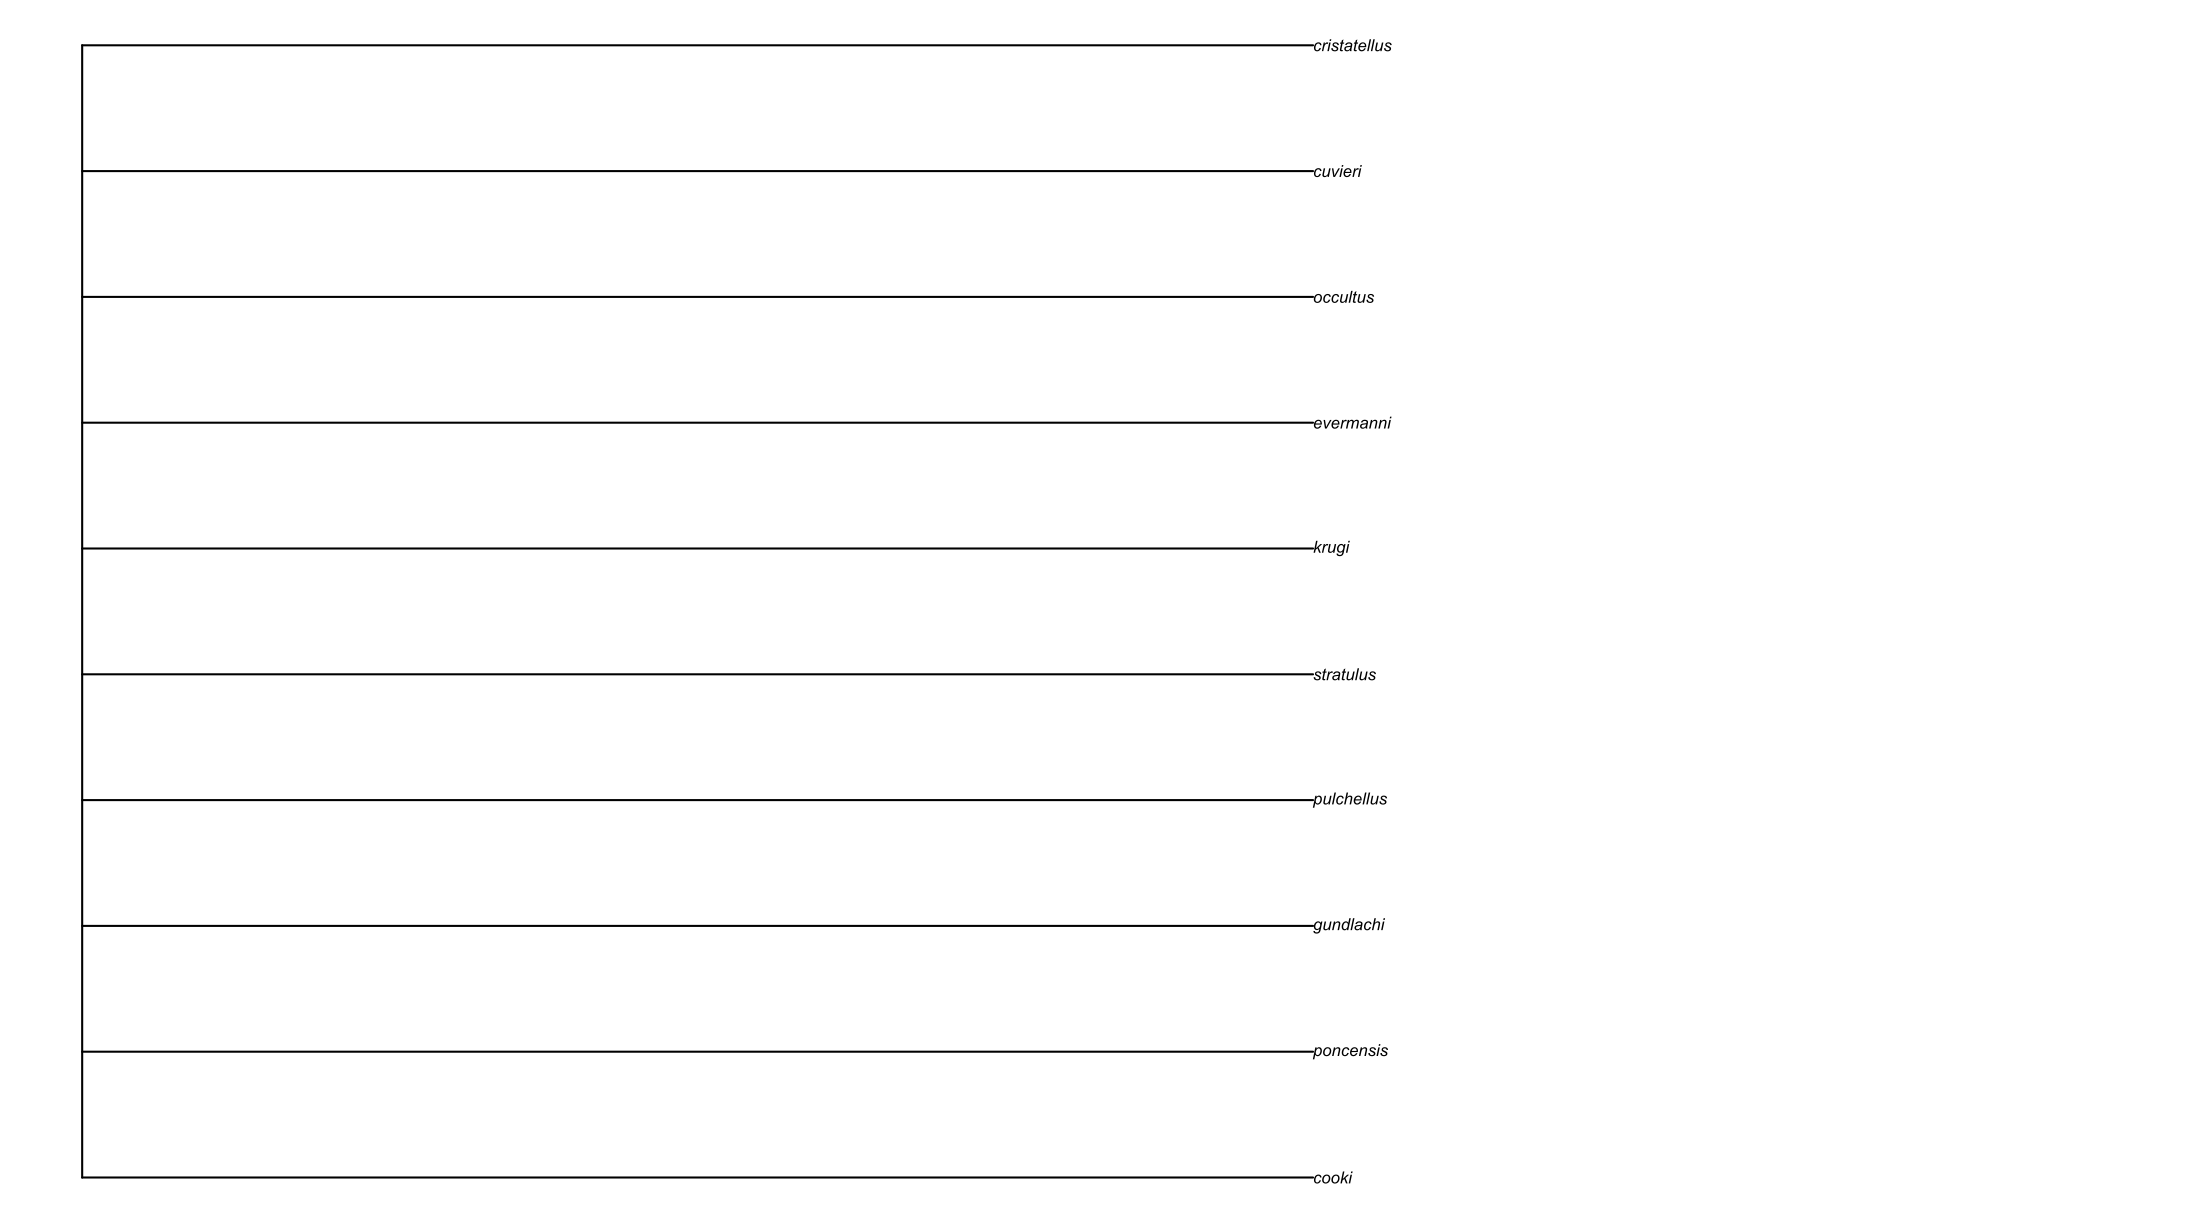

Write R code to recreate this figure.
# Author: Pawar, Date: 09/18/2026, Purpose: To generate a rooted phylogenetic tree

library(ape)
library(phangorn )
library(phytools )
library(geiger )

pr.species<-"(cooki,poncensis,gundlachi,pulchellus,stratulus, krugi,evermanni,occultus,cuvieri,cristatellus);" 


vert.tree<-read.tree(text=pr.species)

plot(vert.tree,no.margin=TRUE,edge.width=2)
